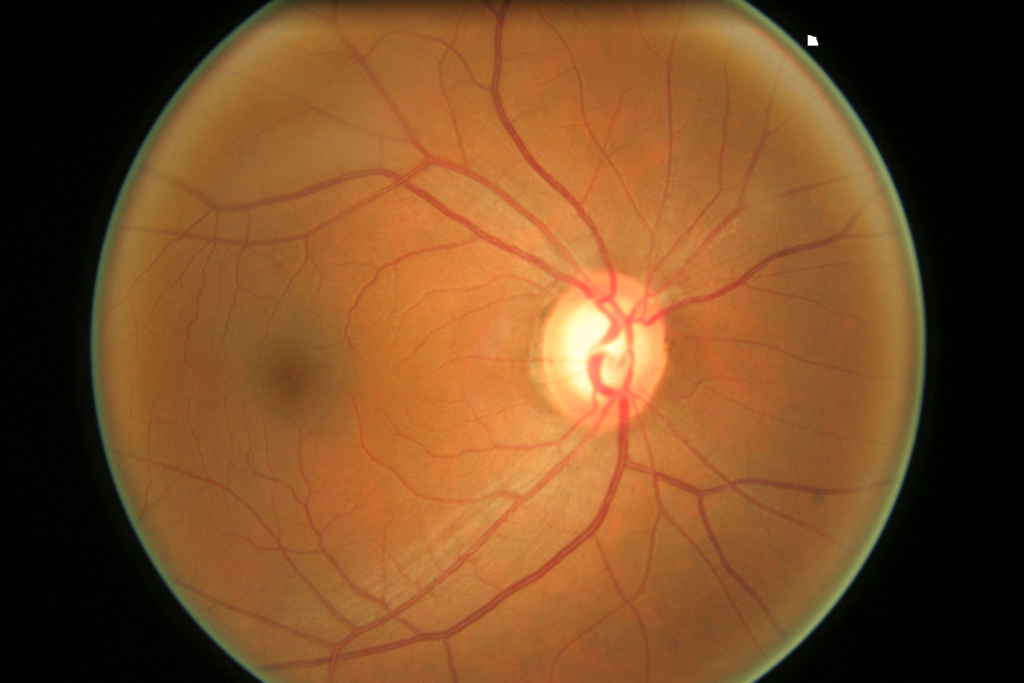
#> input picture Fundus_Train_Val_Data/Fundus_Scanes_Sorted/Train/Glaucoma_Negative/001.jpg, 3072 x 2048 px, found by its file name (shown at 1/3 size); its folder holds only this picture in this run
$ jupyter execute --allow-errors Step_1.ipynb
#> lines starting #> are read from the running program, lines starting #| are printed output that depends on the picture; after the words box and inside, x2 and y2 are one past the last pixel; in counts of white or black regions, pixels touching at a corner belong together
[cell 1]
import numpy as np
import pandas as pd
import os
import cv2
import matplotlib.pyplot as plt

[cell 2]
#looking at the images
folder_path = r"C:\Users\Varrun\Desktop\Projects\AP research project\Fundus_Train_Val_Data\Fundus_Scanes_Sorted\Train\Glaucoma_Negative"
file_list = os.listdir(folder_path)

images = []
for filename in file_list:
    if filename.endswith(('.jpg', '.png', '.jpeg', '.bmp')):
        file_path = os.path.join(folder_path, filename)
        image = cv2.imread(file_path)
#> image is the input picture: shape (2048, 3072, 3); mean B, G, R 38.1, 76.9, 121
        if image is not None:
            images.append(image)  # Append the loaded image to the list

[cell 3]
image_index = 1

# Displaying the image
if image_index < len(images):
    selected_image = images[image_index]

    # Convert BGR to RGB
    rgb_image = cv2.cvtColor(selected_image, cv2.COLOR_BGR2RGB)

    # Display the RGB image using Matplotlib
    plt.imshow(rgb_image)
    plt.title(f"Image {image_index}")
    plt.show()
else:
    print(f"Image index {image_index} is out of range.")

[cell 4]
image = cv2.imread("Fundus_Train_Val_Data/Fundus_Scanes_Sorted/Train/Glaucoma_Negative/224.jpg")
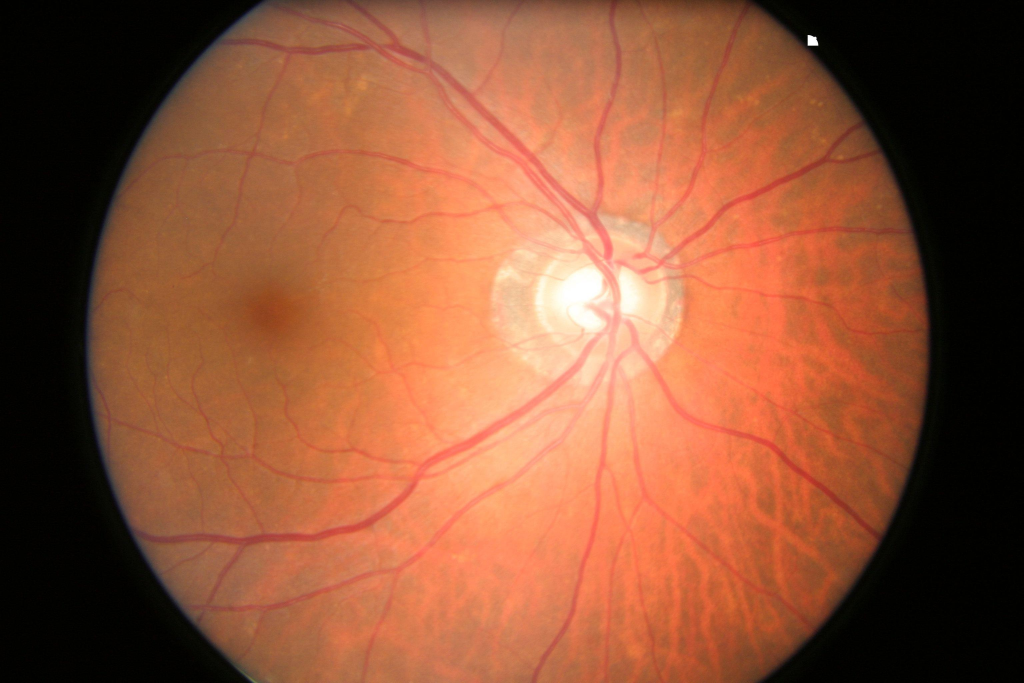
#> input picture ORIGA/Images/224.jpg, 3072 x 2048 px, found by its file name (shown at 1/3 size)
#> image is the input picture: shape (2048, 3072, 3); mean B, G, R 56.2, 84.6, 144.2
gray = cv2.cvtColor(image, cv2.COLOR_BGR2GRAY)
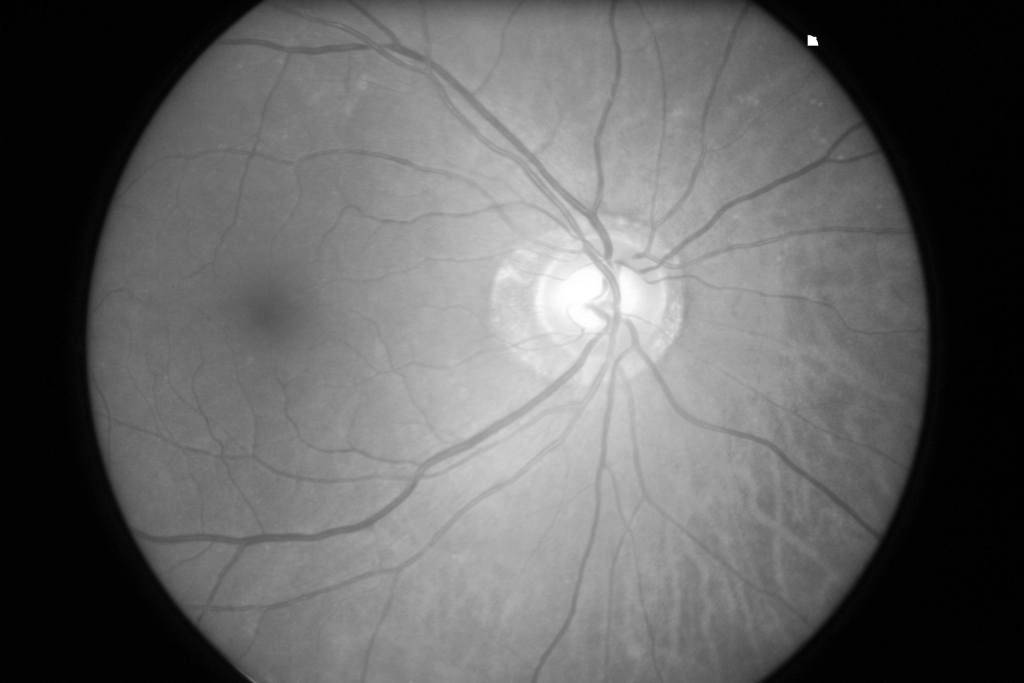
#> gray: shape (2048, 3072) (shown at 1/3 size); min 0, max 255, mean 99.2
blurred = cv2.GaussianBlur(gray, (3, 3), 0)
edged = cv2.Canny(blurred, 10, 100)
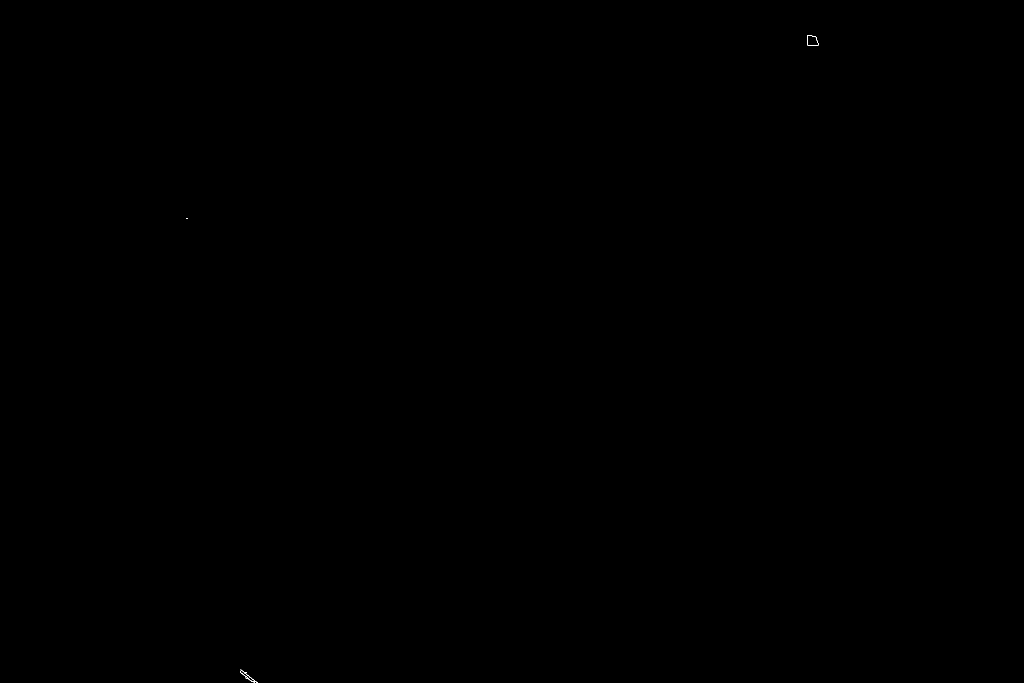
#> edged: shape (2048, 3072) (shown at 1/3 size); 0% white in thin lines or dots, all inside (x1, y1, x2, y2) = (559, 105, 2455, 2048)

# define a (3, 3) structuring element
kernel = cv2.getStructuringElement(cv2.MORPH_RECT, (3, 3))

# apply the dilation operation to the edged image
dilate = cv2.dilate(edged, kernel, iterations=1)
#> dilate: shape (2048, 3072); 0.02% white; 3 white regions

# find the contours in the dilated image
contours, _ = cv2.findContours(dilate, cv2.RETR_EXTERNAL, cv2.CHAIN_APPROX_SIMPLE)
#> contours = 3 contours, 1 with area under 20; largest, box (x1, y1, x2, y2) and area: (2421, 104, 2456, 139) 979, (719, 2007, 774, 2048) 490
image_copy = image.copy()
# draw the contours on a copy of the original image
cv2.drawContours(image_copy, contours, -1, (0, 255, 0), 2)
print(len(contours), "objects were found in this image.")
#| 3 objects were found in this image.


plt.subplot(1, 2, 1)
plt.imshow(dilate, cmap='gray')
plt.title("Dilated image")


plt.subplot(1, 2, 2)
plt.imshow(image_copy, cmap='gray')
plt.title("contours")

plt.show()
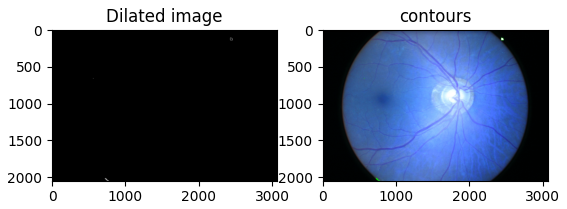
#> figure drawn by matplotlib, 2 panels; B, G, R data is drawn as R, G, B

[cell 5]
contours, _ = cv2.findContours(edged, cv2.RETR_EXTERNAL, cv2.CHAIN_APPROX_SIMPLE)
#> contours = 5 contours, 3 with area under 20; largest, box (x1, y1, x2, y2) and area: (2422, 105, 2455, 138) 839, (721, 2008, 773, 2048) 26
image_copy = image.copy()
# draw the contours on a copy of the original image
cv2.drawContours(image_copy, contours, -1, (0, 255, 0), 2)
print(len(contours), "objects were found in this image.")
#| 5 objects were found in this image.

[cell 6]
plt.subplot(1, 2, 1)
plt.imshow(edged, cmap='gray')
plt.title("Edged image")


plt.subplot(1, 2, 2)
plt.imshow(image_copy, cmap='gray')
plt.title("contours")

plt.show()
#> figure, not shown here; B, G, R data is drawn as R, G, B
